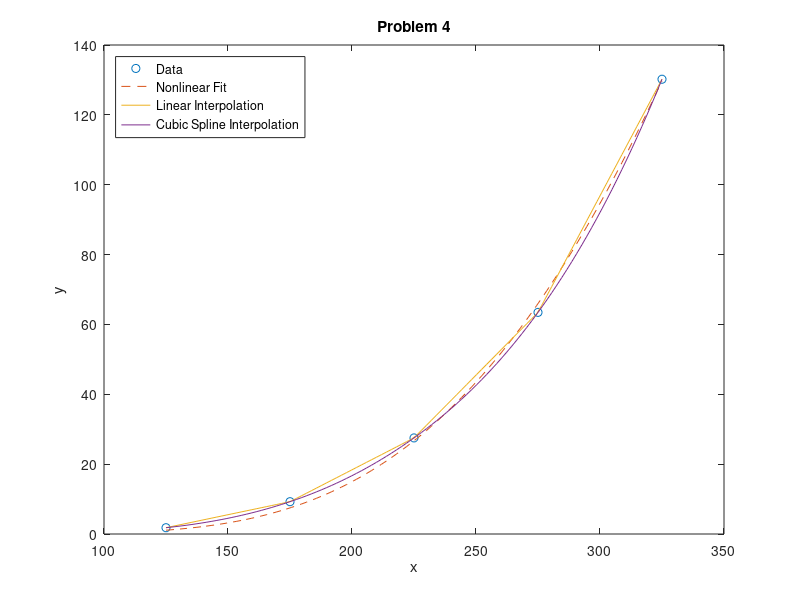

Source code (MATLAB):
function Assignment_5_4
%% a Linear Interpolation
T = 125:50:325;
P = [1.802, 9.25, 27.51, 63.45, 130.2];
Tint = [150, 300];
Tspan = linspace(125,325);
Pa = interp1(T,P,Tint,'linear')
Paplot = interp1(T,P,Tspan,'linear');

%% b Cubic Spline Interpolation
Pb = spline(T,P,Tint)
Pbplot = spline(T,P,Tspan);

%% c Nonlinear Fit
guess =[1,1,1]; % initial guess for optimization
para = fminunc(@func4b,guess);
func4c(Tint)
figure
plot(T,P,'o',Tspan,func4c(Tspan),'--',Tspan,Paplot,Tspan,Pbplot);
legend('Data','Nonlinear Fit','Linear Interpolation','Cubic Spline Interpolation','location','northwest');
xlabel('x');
ylabel('y');
title('Problem 4');

    function y = func4a(x)  % evalutaion function
        y = exp(x(1)+x(2)./(T+x(3)));
    end
    function d = func4b(x)  % function of squared difference
        yfit = func4a(x);
        e = yfit-P;
        d = 1/2*dot(e,e);
    end
    function y = func4c(x)  % evalutaion function
        y = exp(para(1)+para(2)./(x+para(3)));
    end
end
